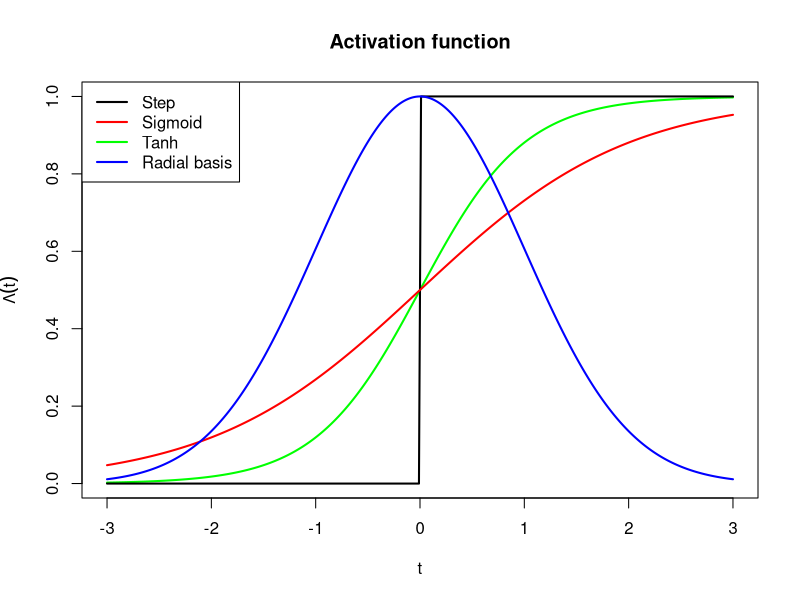

Generate this figure with R:
t <- (-300:300)/100
pdf("activation.pdf")
plot(t, 0.5+0.5*tanh(t), type="l", ylab=expression(Lambda(t)), main="Activation function", col="green", lwd=2)
lines(t, 0.5+0.5*sign(t), col="black", lwd=2)
lines(t, 1/(1+exp(-t)), col="red", lwd=2)
lines(t, sqrt(2*pi)*dnorm(t), col="blue", lwd=2)
legend("topleft", legend=c("Step", "Sigmoid", "Tanh", "Radial basis"), col=c("black", "red", "green", "blue"), lwd=2)
dev.off()
if (interactive()) browseURL(paste0(getwd(),"/activation.pdf"))
